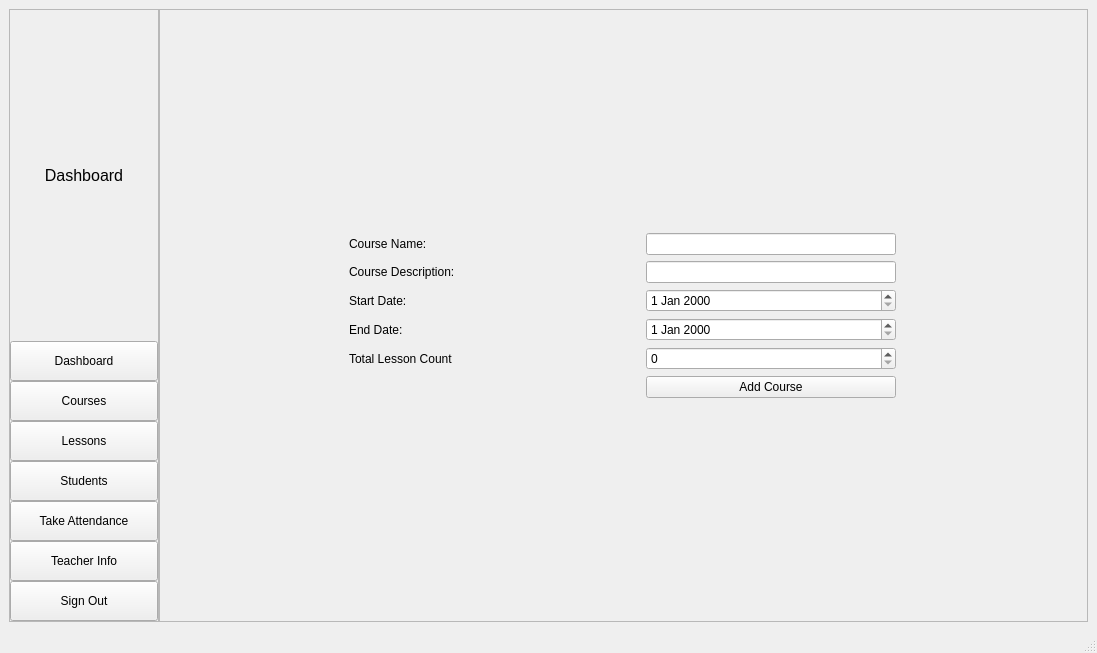
<?xml version="1.0" encoding="UTF-8"?>
<ui version="4.0">
 <class>DashboardWindow</class>
 <widget class="QMainWindow" name="DashboardWindow">
  <property name="geometry">
   <rect>
    <x>0</x>
    <y>0</y>
    <width>1097</width>
    <height>653</height>
   </rect>
  </property>
  <property name="windowTitle">
   <string>Attendance System Dashboard</string>
  </property>
  <widget class="QWidget" name="centralwidget">
   <layout class="QVBoxLayout" name="verticalLayout">
    <item>
     <widget class="QFrame" name="Content">
      <property name="frameShape">
       <enum>QFrame::NoFrame</enum>
      </property>
      <property name="frameShadow">
       <enum>QFrame::Raised</enum>
      </property>
      <layout class="QHBoxLayout" name="horizontalLayout_5">
       <property name="spacing">
        <number>0</number>
       </property>
       <property name="leftMargin">
        <number>0</number>
       </property>
       <property name="topMargin">
        <number>0</number>
       </property>
       <property name="rightMargin">
        <number>0</number>
       </property>
       <property name="bottomMargin">
        <number>0</number>
       </property>
       <item>
        <widget class="QFrame" name="frame_left_menu">
         <property name="minimumSize">
          <size>
           <width>150</width>
           <height>0</height>
          </size>
         </property>
         <property name="maximumSize">
          <size>
           <width>101</width>
           <height>16777215</height>
          </size>
         </property>
         <property name="styleSheet">
          <string notr="true"/>
         </property>
         <property name="frameShape">
          <enum>QFrame::StyledPanel</enum>
         </property>
         <property name="frameShadow">
          <enum>QFrame::Raised</enum>
         </property>
         <layout class="QVBoxLayout" name="verticalLayout_23">
          <property name="leftMargin">
           <number>0</number>
          </property>
          <property name="topMargin">
           <number>0</number>
          </property>
          <property name="rightMargin">
           <number>0</number>
          </property>
          <property name="bottomMargin">
           <number>0</number>
          </property>
          <item>
           <widget class="QFrame" name="frame_top_menus_2">
            <property name="frameShape">
             <enum>QFrame::NoFrame</enum>
            </property>
            <property name="frameShadow">
             <enum>QFrame::Raised</enum>
            </property>
            <layout class="QVBoxLayout" name="verticalLayout_26">
             <property name="spacing">
              <number>0</number>
             </property>
             <property name="leftMargin">
              <number>0</number>
             </property>
             <property name="topMargin">
              <number>0</number>
             </property>
             <property name="rightMargin">
              <number>0</number>
             </property>
             <property name="bottomMargin">
              <number>0</number>
             </property>
             <item>
              <widget class="QLabel" name="page_name_label">
               <property name="font">
                <font>
                 <pointsize>12</pointsize>
                </font>
               </property>
               <property name="styleSheet">
                <string notr="true"/>
               </property>
               <property name="text">
                <string>Dashboard</string>
               </property>
               <property name="alignment">
                <set>Qt::AlignCenter</set>
               </property>
              </widget>
             </item>
             <item>
              <widget class="QPushButton" name="dashboard_menu_btn">
               <property name="minimumSize">
                <size>
                 <width>0</width>
                 <height>40</height>
                </size>
               </property>
               <property name="text">
                <string>Dashboard</string>
               </property>
               <property name="checkable">
                <bool>false</bool>
               </property>
               <property name="checked">
                <bool>false</bool>
               </property>
              </widget>
             </item>
             <item>
              <widget class="QPushButton" name="courses_menu_btn">
               <property name="minimumSize">
                <size>
                 <width>0</width>
                 <height>40</height>
                </size>
               </property>
               <property name="styleSheet">
                <string notr="true"/>
               </property>
               <property name="text">
                <string>Courses</string>
               </property>
               <property name="checkable">
                <bool>false</bool>
               </property>
              </widget>
             </item>
             <item>
              <widget class="QPushButton" name="lessons_menu_btn">
               <property name="maximumSize">
                <size>
                 <width>16777215</width>
                 <height>40</height>
                </size>
               </property>
               <property name="text">
                <string>Lessons</string>
               </property>
               <property name="checkable">
                <bool>false</bool>
               </property>
              </widget>
             </item>
             <item>
              <widget class="QPushButton" name="students_menu_btn">
               <property name="maximumSize">
                <size>
                 <width>16777215</width>
                 <height>40</height>
                </size>
               </property>
               <property name="text">
                <string>Students</string>
               </property>
               <property name="checkable">
                <bool>false</bool>
               </property>
              </widget>
             </item>
             <item>
              <widget class="QPushButton" name="take_attendance_menu_btn">
               <property name="minimumSize">
                <size>
                 <width>0</width>
                 <height>40</height>
                </size>
               </property>
               <property name="styleSheet">
                <string notr="true"/>
               </property>
               <property name="text">
                <string>Take Attendance</string>
               </property>
               <property name="checkable">
                <bool>false</bool>
               </property>
              </widget>
             </item>
             <item>
              <widget class="QPushButton" name="teacher_info_menu_btn">
               <property name="maximumSize">
                <size>
                 <width>16777215</width>
                 <height>40</height>
                </size>
               </property>
               <property name="text">
                <string>Teacher Info</string>
               </property>
               <property name="checkable">
                <bool>false</bool>
               </property>
              </widget>
             </item>
             <item>
              <widget class="QPushButton" name="sign_out_btn">
               <property name="minimumSize">
                <size>
                 <width>0</width>
                 <height>40</height>
                </size>
               </property>
               <property name="text">
                <string>Sign Out</string>
               </property>
               <property name="checkable">
                <bool>false</bool>
               </property>
              </widget>
             </item>
            </layout>
           </widget>
          </item>
         </layout>
        </widget>
       </item>
       <item>
        <widget class="QFrame" name="frame_pages">
         <property name="frameShape">
          <enum>QFrame::StyledPanel</enum>
         </property>
         <property name="frameShadow">
          <enum>QFrame::Raised</enum>
         </property>
         <layout class="QVBoxLayout" name="verticalLayout_27">
          <item>
           <widget class="QStackedWidget" name="stackedWidget">
            <property name="currentIndex">
             <number>2</number>
            </property>
            <widget class="QWidget" name="dashboard_page">
             <layout class="QVBoxLayout" name="verticalLayout_28">
              <item alignment="Qt::AlignLeft|Qt::AlignTop">
               <widget class="QLabel" name="welcome_label">
                <property name="font">
                 <font>
                  <pointsize>20</pointsize>
                 </font>
                </property>
                <property name="text">
                 <string>Welcome </string>
                </property>
               </widget>
              </item>
             </layout>
            </widget>
            <widget class="QWidget" name="courses_page">
             <layout class="QVBoxLayout" name="verticalLayout_5">
              <item>
               <widget class="QTreeWidget" name="courses_treeWidget">
                <column>
                 <property name="text">
                  <string>Course Name</string>
                 </property>
                </column>
                <column>
                 <property name="text">
                  <string>Teacher ID</string>
                 </property>
                </column>
                <column>
                 <property name="text">
                  <string>Descrition</string>
                 </property>
                </column>
                <column>
                 <property name="text">
                  <string>Start Date</string>
                 </property>
                </column>
                <column>
                 <property name="text">
                  <string>End Date</string>
                 </property>
                </column>
                <column>
                 <property name="text">
                  <string>Count Of Lessons</string>
                 </property>
                </column>
               </widget>
              </item>
              <item alignment="Qt::AlignRight">
               <widget class="QPushButton" name="go_to_add_course_btn">
                <property name="minimumSize">
                 <size>
                  <width>250</width>
                  <height>0</height>
                 </size>
                </property>
                <property name="text">
                 <string>Add Course</string>
                </property>
               </widget>
              </item>
             </layout>
            </widget>
            <widget class="QWidget" name="add_course_page">
             <layout class="QVBoxLayout" name="verticalLayout_29">
              <item>
               <layout class="QGridLayout" name="gridLayout">
                <item row="4" column="0">
                 <widget class="QLabel" name="label_14">
                  <property name="maximumSize">
                   <size>
                    <width>120</width>
                    <height>30</height>
                   </size>
                  </property>
                  <property name="text">
                   <string>Start Date:</string>
                  </property>
                 </widget>
                </item>
                <item row="5" column="1">
                 <widget class="QDateEdit" name="end_date_dateEdit"/>
                </item>
                <item row="4" column="1">
                 <widget class="QDateEdit" name="start_date_dateEdit"/>
                </item>
                <item row="0" column="1">
                 <widget class="QLineEdit" name="course_name_lineEdit">
                  <property name="minimumSize">
                   <size>
                    <width>0</width>
                    <height>0</height>
                   </size>
                  </property>
                  <property name="maximumSize">
                   <size>
                    <width>250</width>
                    <height>16777215</height>
                   </size>
                  </property>
                 </widget>
                </item>
                <item row="0" column="0">
                 <widget class="QLabel" name="label_7">
                  <property name="maximumSize">
                   <size>
                    <width>120</width>
                    <height>16777215</height>
                   </size>
                  </property>
                  <property name="text">
                   <string>Course Name:</string>
                  </property>
                 </widget>
                </item>
                <item row="7" column="1">
                 <widget class="QPushButton" name="add_course_btn">
                  <property name="text">
                   <string>Add Course</string>
                  </property>
                 </widget>
                </item>
                <item row="6" column="0">
                 <widget class="QLabel" name="label_16">
                  <property name="text">
                   <string>Total Lesson Count</string>
                  </property>
                 </widget>
                </item>
                <item row="1" column="0">
                 <widget class="QLabel" name="label_9">
                  <property name="text">
                   <string>Course Description:</string>
                  </property>
                 </widget>
                </item>
                <item row="5" column="0">
                 <widget class="QLabel" name="label_15">
                  <property name="text">
                   <string>End Date:</string>
                  </property>
                 </widget>
                </item>
                <item row="1" column="1">
                 <widget class="QLineEdit" name="course_description_lineEdit">
                  <property name="maximumSize">
                   <size>
                    <width>250</width>
                    <height>16777215</height>
                   </size>
                  </property>
                 </widget>
                </item>
                <item row="6" column="1">
                 <widget class="QSpinBox" name="total_lesson_count_spinBox"/>
                </item>
               </layout>
              </item>
             </layout>
            </widget>
            <widget class="QWidget" name="lessons_page">
             <layout class="QVBoxLayout" name="verticalLayout_3">
              <item>
               <layout class="QGridLayout" name="gridLayout_4">
                <item row="1" column="1">
                 <widget class="QComboBox" name="course_id_comboBox">
                  <property name="maximumSize">
                   <size>
                    <width>250</width>
                    <height>16777215</height>
                   </size>
                  </property>
                 </widget>
                </item>
                <item row="5" column="1">
                 <widget class="QPushButton" name="add_lesson_btn">
                  <property name="text">
                   <string>Add Lesson</string>
                  </property>
                 </widget>
                </item>
                <item row="0" column="0">
                 <widget class="QLabel" name="label_19">
                  <property name="maximumSize">
                   <size>
                    <width>120</width>
                    <height>16777215</height>
                   </size>
                  </property>
                  <property name="text">
                   <string>Lesson Date:</string>
                  </property>
                 </widget>
                </item>
                <item row="0" column="1">
                 <widget class="QDateEdit" name="lesson_date_dateEdit"/>
                </item>
                <item row="1" column="0">
                 <widget class="QLabel" name="label_21">
                  <property name="text">
                   <string>Course ID:</string>
                  </property>
                 </widget>
                </item>
               </layout>
              </item>
              <item>
               <widget class="QTreeWidget" name="lessons_treeWidget">
                <property name="maximumSize">
                 <size>
                  <width>16777215</width>
                  <height>16777215</height>
                 </size>
                </property>
                <property name="frameShape">
                 <enum>QFrame::StyledPanel</enum>
                </property>
                <property name="frameShadow">
                 <enum>QFrame::Raised</enum>
                </property>
                <property name="tabKeyNavigation">
                 <bool>false</bool>
                </property>
                <property name="dragEnabled">
                 <bool>false</bool>
                </property>
                <property name="dragDropOverwriteMode">
                 <bool>false</bool>
                </property>
                <property name="alternatingRowColors">
                 <bool>true</bool>
                </property>
                <property name="textElideMode">
                 <enum>Qt::ElideRight</enum>
                </property>
                <property name="verticalScrollMode">
                 <enum>QAbstractItemView::ScrollPerItem</enum>
                </property>
                <property name="sortingEnabled">
                 <bool>true</bool>
                </property>
                <property name="animated">
                 <bool>false</bool>
                </property>
                <property name="allColumnsShowFocus">
                 <bool>false</bool>
                </property>
                <property name="wordWrap">
                 <bool>false</bool>
                </property>
                <property name="headerHidden">
                 <bool>false</bool>
                </property>
                <column>
                 <property name="text">
                  <string>Lesson Date</string>
                 </property>
                </column>
                <column>
                 <property name="text">
                  <string>Course ID</string>
                 </property>
                </column>
                <column>
                 <property name="text">
                  <string>Course Name</string>
                 </property>
                </column>
                <column>
                 <property name="text">
                  <string>Teacher ID</string>
                 </property>
                </column>
                <column>
                 <property name="text">
                  <string>Teacher Name</string>
                 </property>
                </column>
                <column>
                 <property name="text">
                  <string>Teacher Last Name</string>
                 </property>
                </column>
               </widget>
              </item>
              <item>
               <layout class="QHBoxLayout" name="horizontalLayout_4">
                <item>
                 <widget class="QPushButton" name="delete_course_btn">
                  <property name="text">
                   <string>Delete</string>
                  </property>
                 </widget>
                </item>
                <item>
                 <widget class="QPushButton" name="update_course_btn">
                  <property name="text">
                   <string>Update</string>
                  </property>
                 </widget>
                </item>
               </layout>
              </item>
             </layout>
            </widget>
            <widget class="QWidget" name="students_page">
             <layout class="QVBoxLayout" name="verticalLayout_8">
              <item>
               <widget class="QPushButton" name="add_new_student_btn">
                <property name="minimumSize">
                 <size>
                  <width>250</width>
                  <height>0</height>
                 </size>
                </property>
                <property name="maximumSize">
                 <size>
                  <width>250</width>
                  <height>16777215</height>
                 </size>
                </property>
                <property name="text">
                 <string>Add New Student</string>
                </property>
               </widget>
              </item>
              <item>
               <layout class="QVBoxLayout" name="verticalLayout_10">
                <item>
                 <widget class="QTreeWidget" name="students_treeWidget">
                  <property name="minimumSize">
                   <size>
                    <width>502</width>
                    <height>0</height>
                   </size>
                  </property>
                  <property name="maximumSize">
                   <size>
                    <width>16777215</width>
                    <height>16777215</height>
                   </size>
                  </property>
                  <property name="selectionMode">
                   <enum>QAbstractItemView::MultiSelection</enum>
                  </property>
                  <property name="sortingEnabled">
                   <bool>true</bool>
                  </property>
                  <column>
                   <property name="text">
                    <string>Student No</string>
                   </property>
                  </column>
                  <column>
                   <property name="text">
                    <string>Name</string>
                   </property>
                  </column>
                  <column>
                   <property name="text">
                    <string>Surname</string>
                   </property>
                  </column>
                  <column>
                   <property name="text">
                    <string>ID</string>
                   </property>
                  </column>
                 </widget>
                </item>
                <item>
                 <layout class="QHBoxLayout" name="horizontalLayout_7">
                  <item>
                   <widget class="QPushButton" name="delete_student_btn">
                    <property name="text">
                     <string>Delete</string>
                    </property>
                   </widget>
                  </item>
                  <item>
                   <widget class="QPushButton" name="update_student_btn">
                    <property name="text">
                     <string>Update</string>
                    </property>
                   </widget>
                  </item>
                 </layout>
                </item>
                <item>
                 <layout class="QGridLayout" name="gridLayout_3">
                  <item row="2" column="0">
                   <widget class="QLabel" name="label">
                    <property name="maximumSize">
                     <size>
                      <width>100</width>
                      <height>20</height>
                     </size>
                    </property>
                    <property name="text">
                     <string>Select Course:</string>
                    </property>
                   </widget>
                  </item>
                  <item row="3" column="4">
                   <widget class="QPushButton" name="add_students_to_course_btn">
                    <property name="minimumSize">
                     <size>
                      <width>250</width>
                      <height>0</height>
                     </size>
                    </property>
                    <property name="maximumSize">
                     <size>
                      <width>250</width>
                      <height>16777215</height>
                     </size>
                    </property>
                    <property name="text">
                     <string>Add</string>
                    </property>
                   </widget>
                  </item>
                  <item row="2" column="4">
                   <widget class="QComboBox" name="select_course_comboBox"/>
                  </item>
                  <item row="1" column="0">
                   <widget class="QLabel" name="label_2">
                    <property name="font">
                     <font>
                      <pointsize>10</pointsize>
                      <weight>50</weight>
                      <bold>false</bold>
                      <kerning>true</kerning>
                     </font>
                    </property>
                    <property name="text">
                     <string>Add selected students to course</string>
                    </property>
                   </widget>
                  </item>
                 </layout>
                </item>
               </layout>
              </item>
             </layout>
            </widget>
            <widget class="QWidget" name="add_student_page">
             <layout class="QVBoxLayout" name="verticalLayout_7">
              <item>
               <layout class="QGridLayout" name="gridLayout_5">
                <item row="2" column="1">
                 <widget class="QLineEdit" name="student_lastname_lineEdit">
                  <property name="maximumSize">
                   <size>
                    <width>250</width>
                    <height>16777215</height>
                   </size>
                  </property>
                 </widget>
                </item>
                <item row="5" column="1">
                 <widget class="QPushButton" name="add_student_btn">
                  <property name="text">
                   <string>Add Student</string>
                  </property>
                 </widget>
                </item>
                <item row="4" column="0">
                 <widget class="QLabel" name="label_10">
                  <property name="text">
                   <string>Student No:</string>
                  </property>
                 </widget>
                </item>
                <item row="1" column="1">
                 <widget class="QLineEdit" name="student_name_lineEdit">
                  <property name="minimumSize">
                   <size>
                    <width>0</width>
                    <height>0</height>
                   </size>
                  </property>
                  <property name="maximumSize">
                   <size>
                    <width>250</width>
                    <height>16777215</height>
                   </size>
                  </property>
                 </widget>
                </item>
                <item row="4" column="1">
                 <widget class="QLineEdit" name="student_no_lineEdit">
                  <property name="maximumSize">
                   <size>
                    <width>250</width>
                    <height>16777215</height>
                   </size>
                  </property>
                 </widget>
                </item>
                <item row="0" column="0">
                 <widget class="QLabel" name="label_18">
                  <property name="text">
                   <string>TC No:</string>
                  </property>
                 </widget>
                </item>
                <item row="2" column="0">
                 <widget class="QLabel" name="label_23">
                  <property name="text">
                   <string>Lastname:</string>
                  </property>
                 </widget>
                </item>
                <item row="1" column="0">
                 <widget class="QLabel" name="label_20">
                  <property name="maximumSize">
                   <size>
                    <width>120</width>
                    <height>16777215</height>
                   </size>
                  </property>
                  <property name="text">
                   <string>Name:</string>
                  </property>
                 </widget>
                </item>
                <item row="0" column="1">
                 <widget class="QLineEdit" name="student_tc_no_lineEdit">
                  <property name="maximumSize">
                   <size>
                    <width>250</width>
                    <height>16777215</height>
                   </size>
                  </property>
                 </widget>
                </item>
               </layout>
              </item>
             </layout>
            </widget>
            <widget class="QWidget" name="take_attendance_page">
             <layout class="QVBoxLayout" name="verticalLayout_2">
              <item>
               <layout class="QGridLayout" name="gridLayout_2">
                <item row="0" column="1">
                 <widget class="QComboBox" name="lesson_id_comboBox">
                  <property name="maximumSize">
                   <size>
                    <width>250</width>
                    <height>16777215</height>
                   </size>
                  </property>
                 </widget>
                </item>
                <item row="1" column="0">
                 <widget class="QLabel" name="label_12">
                  <property name="maximumSize">
                   <size>
                    <width>175</width>
                    <height>16777215</height>
                   </size>
                  </property>
                  <property name="text">
                   <string>Scan students ID numbers:</string>
                  </property>
                 </widget>
                </item>
                <item row="0" column="0">
                 <widget class="QLabel" name="label_13">
                  <property name="text">
                   <string>Lesson ID</string>
                  </property>
                 </widget>
                </item>
                <item row="1" column="1">
                 <widget class="QPushButton" name="scan_tc_btn">
                  <property name="maximumSize">
                   <size>
                    <width>16777215</width>
                    <height>16777215</height>
                   </size>
                  </property>
                  <property name="text">
                   <string>Scan</string>
                  </property>
                 </widget>
                </item>
               </layout>
              </item>
              <item>
               <layout class="QHBoxLayout" name="horizontalLayout">
                <item>
                 <widget class="QTreeWidget" name="attendance_treeWidget">
                  <property name="maximumSize">
                   <size>
                    <width>16777215</width>
                    <height>16777215</height>
                   </size>
                  </property>
                  <property name="sortingEnabled">
                   <bool>true</bool>
                  </property>
                  <column>
                   <property name="text">
                    <string>Lesson ID</string>
                   </property>
                  </column>
                  <column>
                   <property name="text">
                    <string>Lesson Date</string>
                   </property>
                  </column>
                  <column>
                   <property name="text">
                    <string>Course Name</string>
                   </property>
                  </column>
                  <column>
                   <property name="text">
                    <string>Student Name</string>
                   </property>
                  </column>
                  <column>
                   <property name="text">
                    <string>Student Surname</string>
                   </property>
                  </column>
                  <column>
                   <property name="text">
                    <string>Student TC</string>
                   </property>
                  </column>
                  <column>
                   <property name="text">
                    <string>Student No</string>
                   </property>
                  </column>
                 </widget>
                </item>
               </layout>
              </item>
              <item alignment="Qt::AlignHCenter">
               <widget class="QPushButton" name="take_attendance_btn">
                <property name="minimumSize">
                 <size>
                  <width>250</width>
                  <height>0</height>
                 </size>
                </property>
                <property name="maximumSize">
                 <size>
                  <width>250</width>
                  <height>16777215</height>
                 </size>
                </property>
                <property name="layoutDirection">
                 <enum>Qt::LeftToRight</enum>
                </property>
                <property name="text">
                 <string>Take Attendance</string>
                </property>
               </widget>
              </item>
              <item alignment="Qt::AlignRight">
               <widget class="QPushButton" name="all_attendaces_btn">
                <property name="minimumSize">
                 <size>
                  <width>150</width>
                  <height>0</height>
                 </size>
                </property>
                <property name="maximumSize">
                 <size>
                  <width>16777215</width>
                  <height>16777215</height>
                 </size>
                </property>
                <property name="text">
                 <string>View All Attendances</string>
                </property>
               </widget>
              </item>
             </layout>
            </widget>
            <widget class="QWidget" name="all_attendances_page">
             <layout class="QVBoxLayout" name="verticalLayout_4">
              <item>
               <widget class="QTreeWidget" name="all_attendances_treeWidget">
                <property name="maximumSize">
                 <size>
                  <width>16777215</width>
                  <height>16777215</height>
                 </size>
                </property>
                <property name="sortingEnabled">
                 <bool>true</bool>
                </property>
                <column>
                 <property name="text">
                  <string>Lesson ID</string>
                 </property>
                </column>
                <column>
                 <property name="text">
                  <string>Lesson Date</string>
                 </property>
                </column>
                <column>
                 <property name="text">
                  <string>Course Name</string>
                 </property>
                </column>
                <column>
                 <property name="text">
                  <string>Student Name</string>
                 </property>
                </column>
                <column>
                 <property name="text">
                  <string>Student Surname</string>
                 </property>
                </column>
                <column>
                 <property name="text">
                  <string>Student TC</string>
                 </property>
                </column>
                <column>
                 <property name="text">
                  <string>Student No</string>
                 </property>
                </column>
               </widget>
              </item>
             </layout>
            </widget>
            <widget class="QWidget" name="teacher_info_page">
             <layout class="QVBoxLayout" name="verticalLayout_34">
              <item>
               <layout class="QGridLayout" name="gridLayout_19">
                <property name="sizeConstraint">
                 <enum>QLayout::SetDefaultConstraint</enum>
                </property>
                <item row="1" column="0">
                 <widget class="QLabel" name="label_75">
                  <property name="text">
                   <string>Name:</string>
                  </property>
                 </widget>
                </item>
                <item row="2" column="0">
                 <widget class="QLabel" name="label_74">
                  <property name="text">
                   <string>Lastname</string>
                  </property>
                 </widget>
                </item>
                <item row="0" column="1">
                 <widget class="QLineEdit" name="ti_tc_no_lineEdit">
                  <property name="enabled">
                   <bool>false</bool>
                  </property>
                  <property name="maximumSize">
                   <size>
                    <width>250</width>
                    <height>16777215</height>
                   </size>
                  </property>
                 </widget>
                </item>
                <item row="0" column="0">
                 <widget class="QLabel" name="label_76">
                  <property name="maximumSize">
                   <size>
                    <width>50</width>
                    <height>16777215</height>
                   </size>
                  </property>
                  <property name="text">
                   <string>TC No:</string>
                  </property>
                 </widget>
                </item>
                <item row="3" column="1">
                 <widget class="QLineEdit" name="ti_username_lineEdit">
                  <property name="enabled">
                   <bool>true</bool>
                  </property>
                  <property name="maximumSize">
                   <size>
                    <width>250</width>
                    <height>16777215</height>
                   </size>
                  </property>
                 </widget>
                </item>
                <item row="5" column="1">
                 <layout class="QHBoxLayout" name="horizontalLayout_12" stretch="0">
                  <property name="sizeConstraint">
                   <enum>QLayout::SetNoConstraint</enum>
                  </property>
                  <property name="leftMargin">
                   <number>0</number>
                  </property>
                  <property name="topMargin">
                   <number>0</number>
                  </property>
                  <property name="rightMargin">
                   <number>1</number>
                  </property>
                  <property name="bottomMargin">
                   <number>0</number>
                  </property>
                  <item>
                   <widget class="QPushButton" name="update_teacher_info_btn">
                    <property name="enabled">
                     <bool>true</bool>
                    </property>
                    <property name="text">
                     <string>Update</string>
                    </property>
                   </widget>
                  </item>
                 </layout>
                </item>
                <item row="3" column="0">
                 <widget class="QLabel" name="label_77">
                  <property name="text">
                   <string>Username:</string>
                  </property>
                 </widget>
                </item>
                <item row="1" column="1">
                 <widget class="QLineEdit" name="ti_name_lineEdit">
                  <property name="enabled">
                   <bool>false</bool>
                  </property>
                  <property name="maximumSize">
                   <size>
                    <width>250</width>
                    <height>16777215</height>
                   </size>
                  </property>
                 </widget>
                </item>
                <item row="2" column="1">
                 <widget class="QLineEdit" name="ti_lastname_lineEdit">
                  <property name="enabled">
                   <bool>false</bool>
                  </property>
                  <property name="maximumSize">
                   <size>
                    <width>250</width>
                    <height>16777215</height>
                   </size>
                  </property>
                 </widget>
                </item>
                <item row="4" column="0">
                 <widget class="QLabel" name="label_79">
                  <property name="text">
                   <string>Password:</string>
                  </property>
                 </widget>
                </item>
                <item row="4" column="1">
                 <widget class="QLineEdit" name="ti_password_lineEdit">
                  <property name="enabled">
                   <bool>true</bool>
                  </property>
                  <property name="maximumSize">
                   <size>
                    <width>250</width>
                    <height>16777215</height>
                   </size>
                  </property>
                  <property name="echoMode">
                   <enum>QLineEdit::Password</enum>
                  </property>
                 </widget>
                </item>
               </layout>
              </item>
             </layout>
            </widget>
            <widget class="QWidget" name="page_2">
             <layout class="QVBoxLayout" name="verticalLayout_16"/>
            </widget>
           </widget>
          </item>
         </layout>
        </widget>
       </item>
      </layout>
     </widget>
    </item>
   </layout>
  </widget>
  <widget class="QStatusBar" name="statusbar"/>
 </widget>
 <resources/>
 <connections/>
</ui>
